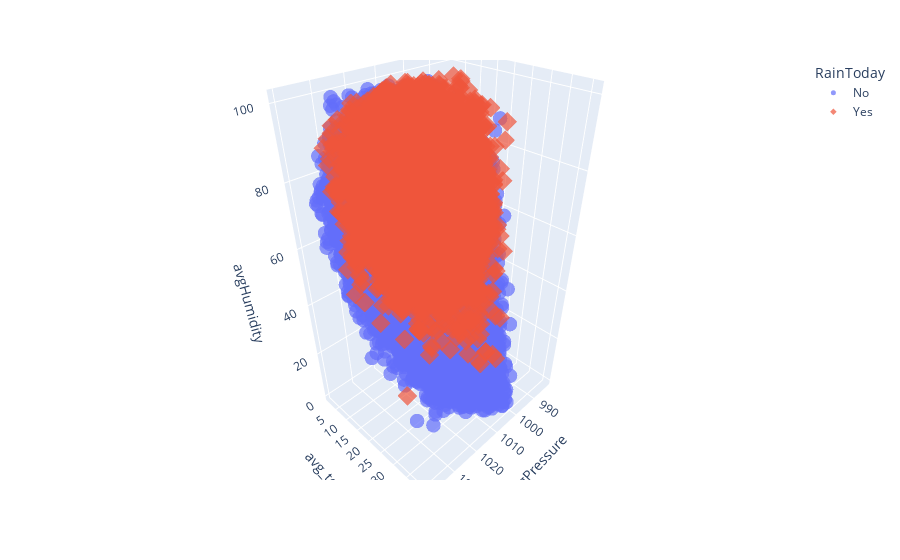

Source (notebook cell):
### Code cell
import plotly.express as px

# Assuming you have a DataFrame named 'df'
# Example: df = pd.DataFrame({'col1': [...], 'col2': [...], 'col3': [...], 'RainToday': [...]})

# Scatter plot using Plotly
fig = px.scatter_3d(df, x='AvgPressure', y='avg_temp', z='avgHumidity', color='RainToday',
                    symbol='RainToday', opacity=0.7, size_max=10)

# Update marker symbols and legend
fig.update_traces(marker=dict(size=5),
                  selector=dict(mode='markers'))

# Set axis labels
fig.update_layout(scene=dict(xaxis_title='AvgPressure', yaxis_title='avg_temp', zaxis_title='avgHumidity'))

# Show the plot
fig.show()

### Figure 1 — Plotly figure (JSON) as saved in the notebook; plotly's stock layout.template omitted (floating-point values rounded to 4 significant figures; data arrays with more than 128 entries replaced by an {"elided": "..."} marker saying what was removed)
{"data": [{"hovertemplate": "RainToday=No<br>AvgPressure=%{x}<br>avg_temp=%{y}<br>avgHumidity=%{z}<extra></extra>", "legendgroup": "No", "marker": {"color": "#636efa", "opacity": 0.7, "size": 5, "symbol": "circle"}, "mode": "markers", "name": "No", "scene": "scene", "showlegend": true, "type": "scatter3d", "x": {"elided": "32851 float values"}, "y": {"elided": "32851 float values"}, "z": {"elided": "32851 float values"}}, {"hovertemplate": "RainToday=Yes<br>AvgPressure=%{x}<br>avg_temp=%{y}<br>avgHumidity=%{z}<extra></extra>", "legendgroup": "Yes", "marker": {"color": "#EF553B", "opacity": 0.7, "size": 5, "symbol": "diamond"}, "mode": "markers", "name": "Yes", "scene": "scene", "showlegend": true, "type": "scatter3d", "x": {"elided": "9399 float values"}, "y": {"elided": "9399 float values"}, "z": {"elided": "9399 float values"}}], "layout": {"legend": {"title": {"text": "RainToday"}, "tracegroupgap": 0}, "margin": {"t": 60}, "scene": {"domain": {"x": [0, 1], "y": [0, 1]}, "xaxis": {"title": {"text": "AvgPressure"}}, "yaxis": {"title": {"text": "avg_temp"}}, "zaxis": {"title": {"text": "avgHumidity"}}}}}
